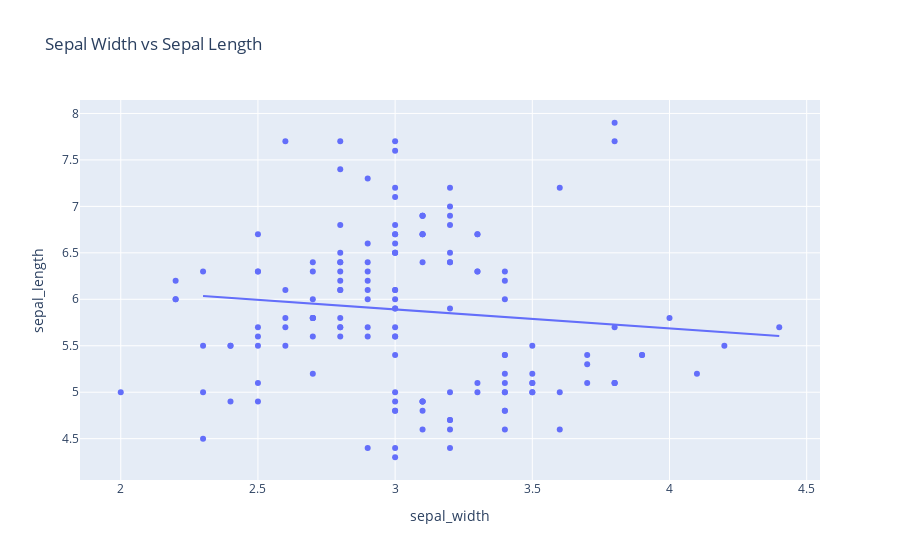

This figure's notebook cell:
### Code cell
# Visualize the relationship between sepal width and sepal length with the regression line in red , using plotly    
import plotly.express as px

fig = px.scatter(iris, x='sepal_width', y='sepal_length', title='Sepal Width vs Sepal Length')
fig.add_traces(px.line(x=X_test['sepal_width'], y=y_pred).data)

fig.show()

### Figure 1 — Plotly figure (JSON) as saved in the notebook; plotly's stock layout.template omitted (floating-point values rounded to 4 significant figures; data arrays with more than 128 entries replaced by an {"elided": "..."} marker saying what was removed)
{"data": [{"hovertemplate": "sepal_width=%{x}<br>sepal_length=%{y}<extra></extra>", "legendgroup": "", "marker": {"color": "#636efa", "symbol": "circle"}, "mode": "markers", "name": "", "orientation": "v", "showlegend": false, "type": "scatter", "x": {"elided": "150 float values"}, "xaxis": "x", "y": {"elided": "150 float values"}, "yaxis": "y"}, {"hovertemplate": "x=%{x}<br>y=%{y}<extra></extra>", "legendgroup": "", "line": {"color": "#636efa", "dash": "solid"}, "marker": {"symbol": "circle"}, "mode": "lines", "name": "", "orientation": "v", "showlegend": false, "type": "scatter", "x": [3, 3, 2.5, 3.7, 3, 2.9, 4.4, 3.1, 3.2, 2.5, 2.8, 3.7, 2.7, 2.5, 3.1, 3, 2.4, 3.2, 2.5, 3.3, 2.7, 2.9, 2.8, 3.9, 3.2, 3.5, 3.4, 2.8, 2.3, 3.1, 3.2, 3.5, 2.8, 2.6, 3.5, 3.4, 2.7, 3], "xaxis": "x", "y": [5.891, 5.891, 5.993, 5.748, 5.891, 5.911, 5.605, 5.871, 5.85, 5.993, 5.932, 5.748, 5.952, 5.993, 5.871, 5.891, 6.014, 5.85, 5.993, 5.83, 5.952, 5.911, 5.932, 5.707, 5.85, 5.789, 5.809, 5.932, 6.034, 5.871, 5.85, 5.789, 5.932, 5.973, 5.789, 5.809, 5.952, 5.891], "yaxis": "y"}], "layout": {"legend": {"tracegroupgap": 0}, "title": {"text": "Sepal Width vs Sepal Length"}, "xaxis": {"anchor": "y", "domain": [0, 1], "title": {"text": "sepal_width"}}, "yaxis": {"anchor": "x", "domain": [0, 1], "title": {"text": "sepal_length"}}}}
